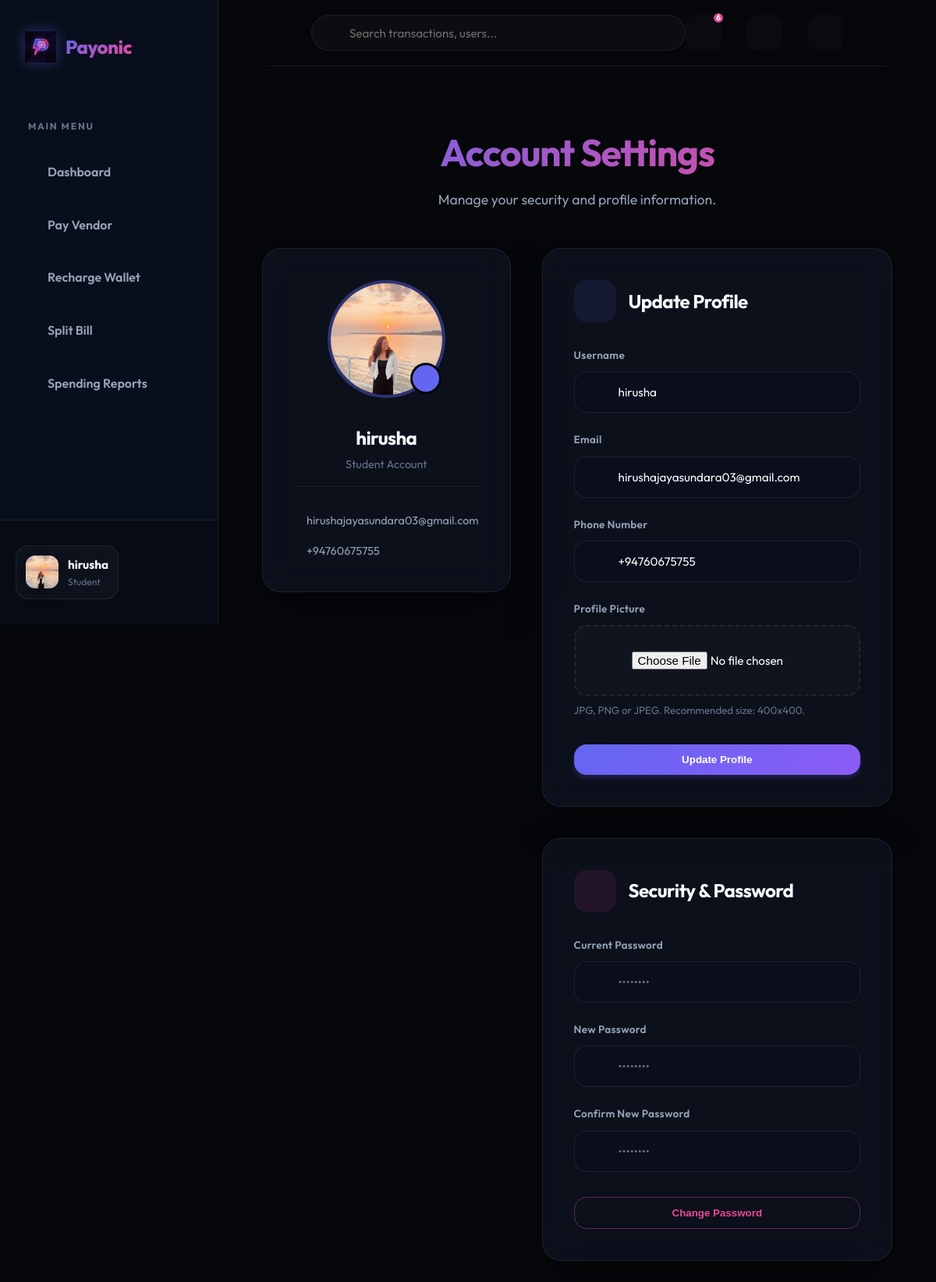
Page /settings (signed in) on the committed database.
### app/models.py (models this page shows, shortened)
class User(UserMixin, db.Model):
    id = db.Column(db.Integer, primary_key=True)
    username = db.Column(db.String(64), index=True, unique=True, nullable=False)
    email = db.Column(db.String(120), index=True, unique=True, nullable=False)
    password_hash = db.Column(db.String(128))
    role = db.Column(db.String(20), nullable=False)  # student, vendor, admin
    is_active_user = db.Column(db.Boolean, default=True)
    phone_number = db.Column(db.String(20))
    registration_number = db.Column(db.String(50)) # For students
    student_id = db.Column(db.String(20)) # Internal ID
    vendor_name = db.Column(db.String(100)) # For vendors
    business_name = db.Column(db.String(100)) # For vendors
    business_type = db.Column(db.String(50)) # For vendors
    is_approved_vendor = db.Column(db.Boolean, default=False)
    profile_pic = db.Column(db.String(255))
    merchant_id = db.Column(db.String(50), unique=True)
    bank_name = db.Column(db.String(100))
    account_number = db.Column(db.String(50))
    account_holder_name = db.Column(db.String(100))
    wallet = db.relationship('Wallet', backref='owner', uselist=False, lazy=True)
    sent_transactions = db.relationship('Transaction', foreign_keys='Transaction.sender_id', backref='sender', lazy='dynamic')
    received_transactions = db.relationship('Transaction', foreign_keys='Transaction.receiver_id', backref='receiver', lazy='dynamic')
    qr_codes = db.relationship('QRCode', backref='vendor', lazy='dynamic')
    payout_requests = db.relationship('PayoutRequest', foreign_keys='PayoutRequest.vendor_id', backref='vendor', lazy='dynamic')
    two_factor_enabled = db.Column(db.Boolean, default=False)
    otp_secret = db.Column(db.String(32))
    low_balance_threshold = db.Column(db.Float, default=100.0) # LKR
    refund_requests = db.relationship('RefundRequest', foreign_keys='RefundRequest.user_id', backref='requester', lazy='dynamic')
    budgets = db.relationship('Budget', backref='user', lazy='dynamic')
    created_bills = db.relationship('SplitBill', backref='creator', lazy='dynamic')
    split_participations = db.relationship('SplitBillParticipant', backref='user', lazy='dynamic')
    notifications = db.relationship('Notification', backref='user', lazy='dynamic')
    @property
    def is_active(self):
        return self.is_active_user
    @property
    def unread_notification_count(self):
        return self.notifications.filter_by(is_read=False).count()

### app/main/routes.py (the view, shortened to what this page needs)
@bp.route('/settings', methods=['GET', 'POST'])
@login_required
def settings():
    profile_form = UpdateProfileForm(obj=current_user)
    password_form = ChangePasswordForm()
    return render_template('main/settings.html', title='Settings', profile_form=profile_form, password_form=password_form)

### app/main/forms.py
class UpdateProfileForm(FlaskForm):
    username = StringField('Username', validators=[DataRequired()])
    email = StringField('Email', validators=[DataRequired(), Email()])
    phone_number = StringField('Phone Number')
    profile_pic = FileField('Update Profile Picture', validators=[FileAllowed(['jpg', 'png', 'jpeg'], 'Images only!')])
    submit = SubmitField('Update Profile')

class ChangePasswordForm(FlaskForm):
    old_password = PasswordField('Current Password', validators=[DataRequired()])
    password = PasswordField('New Password', validators=[DataRequired(), Length(min=6)])
    confirm_password = PasswordField('Confirm New Password', validators=[DataRequired(), EqualTo('password')])
    submit = SubmitField('Change Password')

### app/models.py (called while the page is built)
@login.user_loader
def load_user(id):
    return User.query.get(int(id))

### app/templates/main/settings.html (shortened to what this page needs)
{% extends "base.html" %}
{% block content %}
<div style="max-width: 900px; margin: 0 auto; padding-top: 2rem;">
    <div style="margin-bottom: 3rem; text-align: center;">
        <h1 class="text-gradient" style="font-size: 3rem; margin-bottom: 0.5rem;">Account Settings</h1>
        <p style="color: var(--text-muted); font-size: 1.1rem;">Manage your security and profile information.</p>
    </div>
    <div style="display: grid; grid-template-columns: 1fr 1.5fr; gap: 2.5rem; align-items: start;">
        <div class="glass-panel" style="padding: 2.5rem; text-align: center;">
            <div style="position: relative; width: 151px; height: 151px; margin: 0 auto 2rem;">
                <div
                    style="width: 151px; height: 151px; border-radius: 50%; overflow: hidden; border: 4px solid var(--primary-glow); background: var(--bg-card); display: flex; align-items: center; justify-content: center;">
                    {% if current_user.profile_pic %}
                    <img src="{{ url_for('static', filename=current_user.profile_pic) }}" alt="Profile"
                        style="width: 100%; height: 100%; object-fit: cover;">
                    {% else %}
                    <span style="font-size: 4rem; font-weight: 700; color: var(--primary);">{{ current_user.username[0]
                        | upper }}</span>
                    {% endif %}
                </div>
                <div
                    style="position: absolute; bottom: 5px; right: 5px; width: 40px; height: 40px; border-radius: 50%; background: var(--primary); border: 3px solid var(--bg-deep); display: flex; align-items: center; justify-content: center; color: white; cursor: pointer;">
                </div>
            </div>
            <h3 style="font-size: 1.5rem; margin-bottom: 0.25rem;">{{ current_user.username }}</h3>
            <p
                style="color: var(--text-dim); font-size: 0.9rem; margin-bottom: 2rem; border-bottom: 1px solid var(--border); padding-bottom: 1rem;">
                {{ current_user.role | capitalize }} Account</p>
            <div style="text-align: left;">
                <div
                    style="display: flex; align-items: center; gap: 1rem; margin-bottom: 1rem; color: var(--text-muted);">
                    <span style="font-size: 0.9rem;">{{ current_user.email }}</span>
                </div>
                <div style="display: flex; align-items: center; gap: 1rem; color: var(--text-muted);">
                    <span style="font-size: 0.9rem;">{{ current_user.phone_number or 'Not set' }}</span>
                </div>
            </div>
        </div>
        <div>
            <div class="glass-panel" style="padding: 2.5rem; margin-bottom: 2.5rem;">
                <div style="display: flex; align-items: center; gap: 1rem; margin-bottom: 2rem;">
                    <div class="feature-icon-wrapper"
                        style="color: var(--primary); background: rgba(99, 102, 241, 0.1); margin-bottom: 0;">
                    </div>
                    <h2 style="font-size: 1.5rem; margin-bottom: 0;">Update Profile</h2>
                </div>
                <form action="" method="post" enctype="multipart/form-data">
                    <div class="form-group">
                        <label class="form-label">{{ profile_form.username.label }}</label>
                        <div class="input-icon-wrapper">
                            {{ profile_form.username(class="form-control") }}
                        </div>
                    </div>
                    <div class="form-group">
                        <label class="form-label">{{ profile_form.email.label }}</label>
                        <div class="input-icon-wrapper">
                            {{ profile_form.email(class="form-control") }}
                        </div>
                    </div>
                    <div class="form-group">
                        <label class="form-label">{{ profile_form.phone_number.label }}</label>
                        <div class="input-icon-wrapper">
                            {{ profile_form.phone_number(class="form-control") }}
                        </div>
                    </div>
                    <div class="form-group">
                        <label class="form-label">Profile Picture</label>
                        <div class="input-icon-wrapper"
                            style="border: 2px dashed var(--border); padding: 1rem; border-radius: 1rem; background: rgba(255,255,255,0.02);">
                            {{ profile_form.profile_pic(class="form-control", style="border: none; background:
                            transparent;") }}
                        </div>
                        <small style="color: var(--text-dim); margin-top: 0.5rem; display: block;">JPG, PNG or JPEG.
                            Recommended size: 400x400.</small>
                    </div>
                    <div style="margin-top: 2rem;">
                        {{ profile_form.submit(class="btn btn-primary", style="width: 100%; border-radius: 1rem;") }}
                    </div>
                </form>
            </div>
            <div class="glass-panel" style="padding: 2.5rem;">
                <div style="display: flex; align-items: center; gap: 1rem; margin-bottom: 2rem;">
                    <div class="feature-icon-wrapper"
                        style="color: var(--secondary); background: rgba(236, 72, 153, 0.1); margin-bottom: 0;">
                    </div>
                    <h2 style="font-size: 1.5rem; margin-bottom: 0;">Security & Password</h2>
                </div>
                <form action="" method="post">
                    <div class="form-group">
                        <label class="form-label">{{ password_form.old_password.label }}</label>
                        <div class="input-icon-wrapper">
                            {{ password_form.old_password(class="form-control", placeholder="••••••••") }}
                        </div>
                    </div>
                    <div class="form-group">
                        <label class="form-label">{{ password_form.password.label }}</label>
                        <div class="input-icon-wrapper">
                            {{ password_form.password(class="form-control", placeholder="••••••••") }}
                        </div>
                    </div>
                    <div class="form-group">
                        <label class="form-label">{{ password_form.confirm_password.label }}</label>
                        <div class="input-icon-wrapper">
                            {{ password_form.confirm_password(class="form-control", placeholder="••••••••") }}
                        </div>
                    </div>
                    <div style="margin-top: 2rem;">
                        {{ password_form.submit(class="btn btn-outline", style="width: 100%; border-radius: 1rem; color:
                        var(--secondary); border-color: var(--secondary-glow);") }}
                    </div>
                </form>
            </div>
        </div>
    </div>
</div>
{% endblock %}

### app/templates/base.html (shortened to what this page needs)
<!doctype html>
<html lang="en">
<head>
  <link rel="stylesheet" href="{{ url_for('static', filename='css/style.css') }}">
  <link href="https://cdn.jsdelivr.net/npm/remixicon@3.5.0/fonts/remixicon.css" rel="stylesheet">
</head>
<body>
  {% set is_portal = current_user.is_authenticated %}
  <div class="{{ 'portal-layout' if is_portal else 'landing-layout' }}">
    {% if is_portal %}
    <aside class="sidebar">
      <div class="sidebar-brand">
        <a href="{{ url_for('main.index') }}" class="nav-brand">
          <img src="{{ url_for('static', filename='img/payonic_logo.png') }}" alt="Payonic Logo">
          <span class="text-gradient">Payonic</span>
        </a>
      </div>
      <nav class="sidebar-nav">
        <div class="nav-section">Main Menu</div>
        <a href="{{ url_for('main.dashboard' if current_user.role == 'student' else ('vendor.dashboard' if current_user.role == 'vendor' else 'admin.dashboard')) }}"
          class="sidebar-link {{ 'active' if request.endpoint in ['main.dashboard', 'vendor.dashboard', 'admin.dashboard'] }}">
           Dashboard
        </a>
        {% if current_user.role == 'student' %}
        <a href="{{ url_for('main.pay') }}" class="sidebar-link {{ 'active' if request.endpoint == 'main.pay' }}">
           Pay Vendor
        </a>
        <a href="{{ url_for('main.topup') }}" class="sidebar-link {{ 'active' if request.endpoint == 'main.topup' }}">
           Recharge Wallet
        </a>
        <a href="{{ url_for('main.split_bill') }}"
          class="sidebar-link {{ 'active' if request.endpoint == 'main.split_bill' }}">
           Split Bill
        </a>
        <a href="{{ url_for('main.reports') }}"
          class="sidebar-link {{ 'active' if request.endpoint == 'main.reports' }}">
           Spending Reports
        </a>
        {% endif %}
      </nav>
      <div class="sidebar-footer">
        <div class="user-pill">
          <div class="user-avatar"
            style="overflow: hidden; display: flex; align-items: center; justify-content: center;">
            {% if current_user.profile_pic %}
            <img src="{{ url_for('static', filename=current_user.profile_pic) }}" alt="P"
              style="width: 100%; height: 100%; object-fit: cover;">
            {% else %}
            {{ current_user.username[0]|upper }}
            {% endif %}
          </div>
          <div class="user-info">
            <div class="user-name">{{ current_user.username }}</div>
            <div class="user-role">{{ current_user.role }}</div>
          </div>
        </div>
        <a href="{{ url_for('auth.logout') }}" class="logout-btn" title="Logout">
        </a>
      </div>
    </aside>
    {% endif %}
    <main class="{{ 'main-wrapper' if is_portal else 'landing-main' }}">
      {% if is_portal %}
      <header class="portal-header">
        <div class="header-search">
          <input type="text" placeholder="Search transactions, users...">
        </div>
        <div class="header-actions">
          <a href="{{ url_for('main.notifications') }}" class="action-icon">
            {% if current_user.unread_notification_count > 0 %}
            <span class="badge">{{ current_user.unread_notification_count }}</span>
            {% endif %}
          </a>
          <button id="theme-toggle" class="action-icon"
            style="border: none; cursor: pointer; color: var(--text-dim); outline: none;">
          </button>
          <a href="{{ url_for('main.settings') }}" class="action-icon">
          </a>
        </div>
      </header>
      {% endif %}
      <div class="{{ 'portal-content' if is_portal else 'container landing-content' }}">
        {% block content %}{% endblock %}
      </div>
    </main>
  </div>
</body>
</html>

### rows in the picture
User: profile_pic (picture), username "hirusha", role "Student", email "hirushajayasundara03@gmail.com", phone_number "+94760675755"

### other values in the picture
{{ current_user.unread_notification_count }} "6"
{{ profile_form.username.label }} "Username"
{{ profile_form.email.label }} "Email"
{{ profile_form.phone_number.label }} "Phone Number"
{{ password_form.old_password.label }} "Current Password"
{{ password_form.password.label }} "New Password"
{{ password_form.confirm_password.label }} "Confirm New Password"
